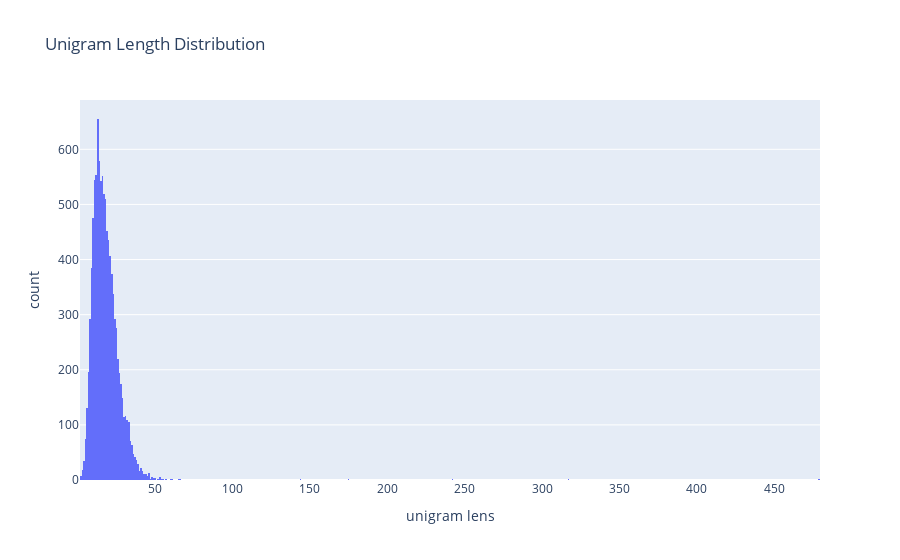

This figure's notebook cell:
### Code cell
px.histogram(unigram_lens, x=unigram_lens.values, labels={"x": "unigram lens"}, title="Unigram Length Distribution")

### Figure 1 — Plotly figure (JSON) as saved in the notebook; plotly's stock layout.template omitted (floating-point values rounded to 4 significant figures; data arrays with more than 128 entries replaced by an {"elided": "..."} marker saying what was removed)
{"data": [{"alignmentgroup": "True", "bingroup": "x", "hovertemplate": "unigram lens=%{x}<br>count=%{y}<extra></extra>", "legendgroup": "", "marker": {"color": "#636efa", "pattern": {"shape": ""}}, "name": "", "offsetgroup": "", "orientation": "v", "showlegend": false, "x": {"elided": "10240 int values"}, "xaxis": "x", "yaxis": "y", "type": "histogram"}], "layout": {"xaxis": {"anchor": "y", "domain": [0, 1], "title": {"text": "unigram lens"}}, "yaxis": {"anchor": "x", "domain": [0, 1], "title": {"text": "count"}}, "legend": {"tracegroupgap": 0}, "title": {"text": "Unigram Length Distribution"}, "barmode": "relative"}}
